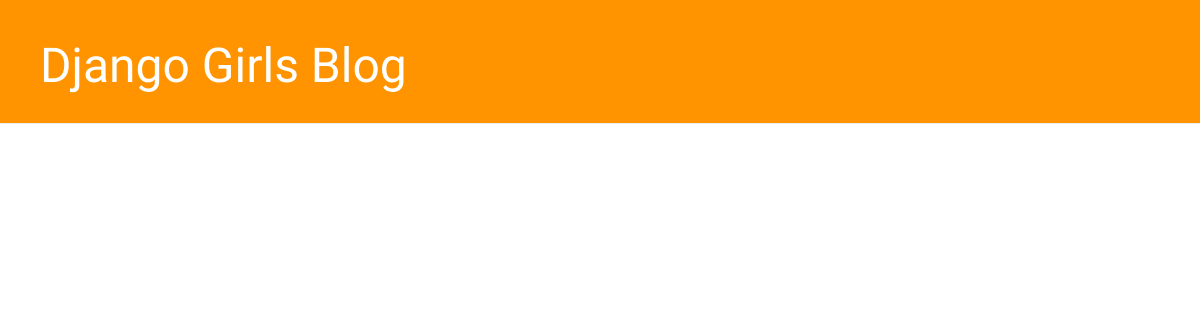
The app's page /, older data.
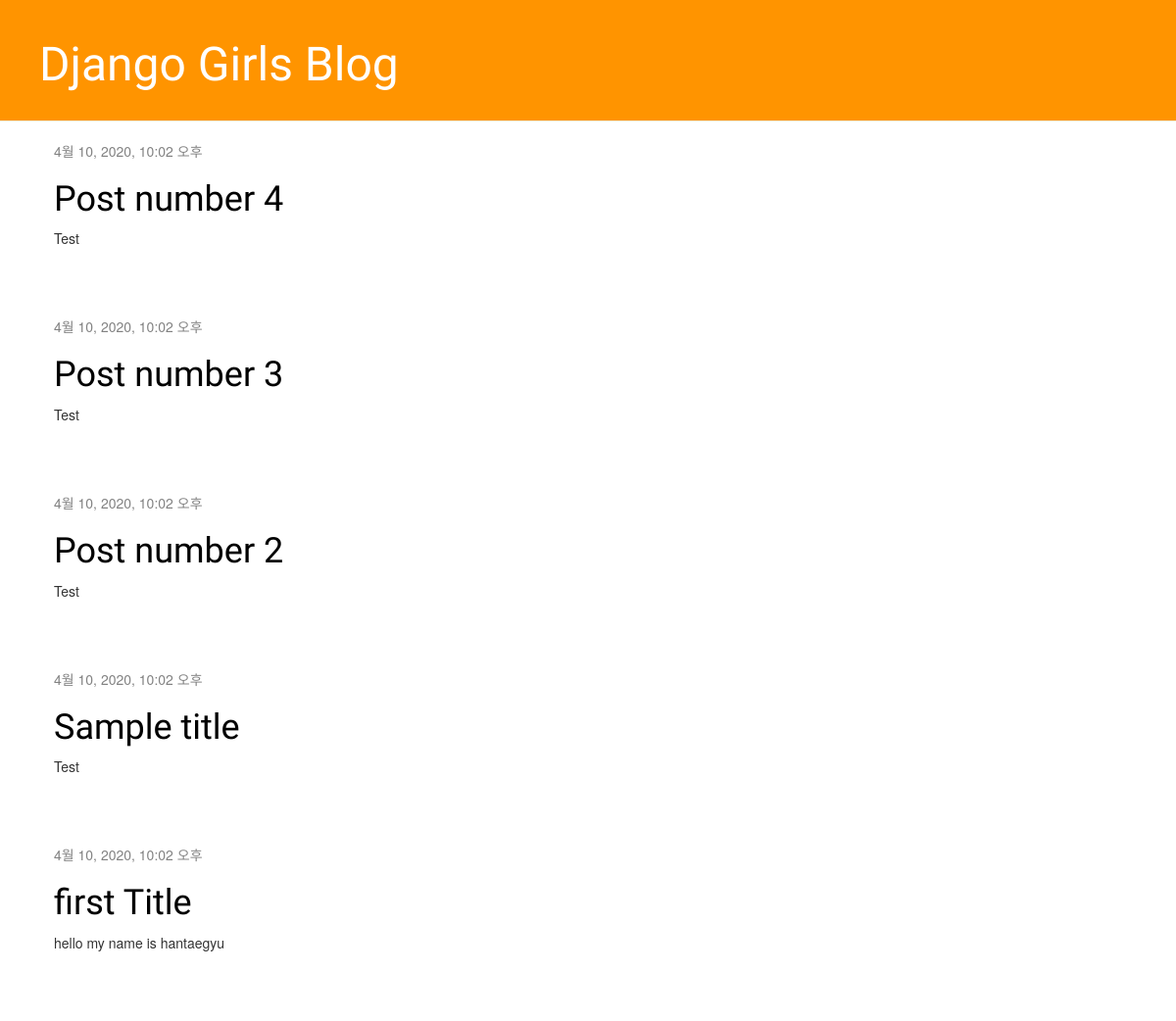
The same page, newer data.
### blog/models.py (models this page shows, shortened)
class Post(models.Model):
    author = models.ForeignKey(settings.AUTH_USER_MODEL, on_delete=models.CASCADE)
    title = models.CharField(max_length=200)
    text = models.TextField()
    created_date = models.DateTimeField(default=timezone.now)
    published_date = models.DateTimeField(blank=True, null=True)

### blog/views.py (the view)
# urls.py: path("", views.post_list, name="post_list"),
def post_list(request):
    posts = Post.objects.filter(published_date__lte=timezone.now()).order_by(
        "published_date"
    )
    return render(request, "blog/post_list.html", {"posts": posts})

### blog/templates/blog/post_list.html
{% extends 'blog/base.html' %}
{% block content %}
{% for post in posts %}
    <div class="post">
        <div class="date">
            {{ post.published_date }}
        </div>
        <h1><a href="{% url 'post_detail' pk=post.pk %}">{{ post.title }}</a></h1>
        <p>{{ post.text|linebreaksbr }}</p>
    </div>
{% endfor %}
{% endblock %}

Row changes from the older to the newer data that the page shows:
now on this page (row edited): Post: published_date "4월 10, 2020, 10:02 오후", title "Post number 4", text "Test"
now on this page (row edited): Post: published_date "4월 10, 2020, 10:02 오후", title "Post number 3", text "Test"
now on this page (row edited): Post: published_date "4월 10, 2020, 10:02 오후", title "Post number 2", text "Test"
now on this page (row edited): Post: published_date "4월 10, 2020, 10:02 오후", title "Sample title", text "Test"
now on this page (row edited): Post: published_date "4월 10, 2020, 10:02 오후", title "first Title", text "hello my name is hantaegyu"
